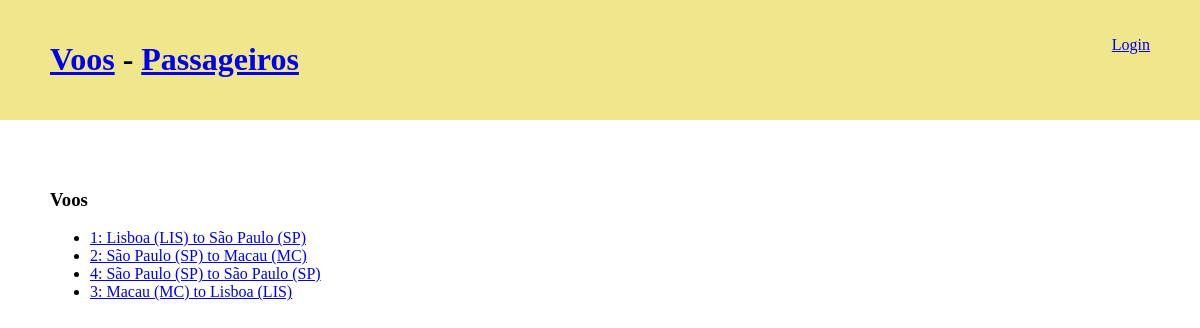
The page /flights on the database its author committed.
### portifolio/models.py (models this page shows)
class Flight(models.Model):
    origin = models.ForeignKey(Airport,
                               on_delete=models.CASCADE,
                               related_name="departures")
    destination = models.ForeignKey(Airport,
                                    on_delete=models.CASCADE,
                                    related_name="arrivals")
    duration = models.IntegerField()
    def __str__(self):
        return f"{self.id}: {self.origin} to {self.destination}"

class Airport(models.Model):
    code = models.CharField(max_length=3)
    city = models.CharField(max_length=64)
    def __str__(self):
        return f"{self.city} ({self.code})"

### portifolio/views.py (the view)
# urls.py: path('flights', views.flights_view, name='flights'),
def flights_view(request):
    print(request.user.username)
    context = {
        'flights': Flight.objects.all().order_by('origin')
    }
    return render(request, 'portfolio/flights/flights_view.html', context)

### portifolio/templates/portfolio/flights/flights_view.html
{% extends "portfolio/flights/base_flight.html" %}
{% block main %}
<h3>Voos</h3>
<ul>
    {% for flight in flights  %}
      <li>
        <a href="{% url 'portifolio:flight' flight.id %}">{{ flight }}</a>
    </li>
    {% endfor %}
</ul>
{% endblock main %}

### portifolio/templates/portfolio/flights/base_flight.html (style rules this page uses)
body { padding: 0; margin: 0; }

### rows shown on the page
Flight: id+origin+destination "1: Lisboa (LIS) to São Paulo (SP)"
Flight: id+origin+destination "2: São Paulo (SP) to Macau (MC)"
Flight: id+origin+destination "4: São Paulo (SP) to São Paulo (SP)"
Flight: id+origin+destination "3: Macau (MC) to Lisboa (LIS)"
